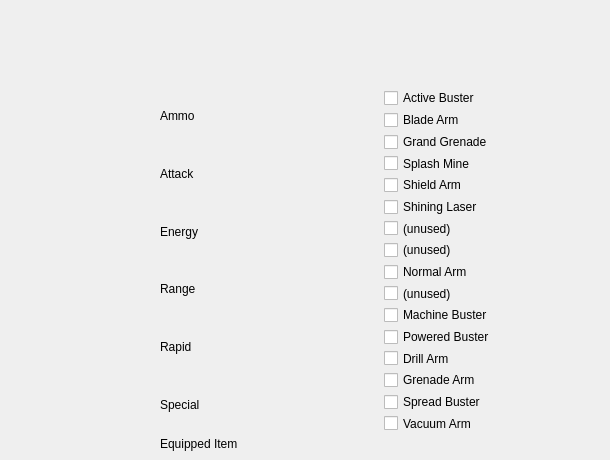
    <widget class="QWidget" name="specialWeaponsTab">
     <attribute name="title">
      <string>Page</string>
     </attribute>
     <widget class="QWidget" name="verticalLayoutWidget_3">
      <property name="geometry">
       <rect>
        <x>160</x>
        <y>90</y>
        <width>441</width>
        <height>361</height>
       </rect>
      </property>
      <layout class="QVBoxLayout" name="verticalLayout_2">
       <item>
        <layout class="QHBoxLayout" name="horizontalLayout">
         <item>
          <layout class="QVBoxLayout" name="verticalLayout_3">
           <item>
            <widget class="QLabel" name="label_2">
             <property name="text">
              <string>Ammo</string>
             </property>
            </widget>
           </item>
           <item>
            <widget class="QLabel" name="label_3">
             <property name="text">
              <string>Attack</string>
             </property>
            </widget>
           </item>
           <item>
            <widget class="QLabel" name="label_4">
             <property name="text">
              <string>Energy</string>
             </property>
            </widget>
           </item>
           <item>
            <widget class="QLabel" name="label_5">
             <property name="text">
              <string>Range</string>
             </property>
            </widget>
           </item>
           <item>
            <widget class="QLabel" name="label_6">
             <property name="text">
              <string>Rapid</string>
             </property>
            </widget>
           </item>
           <item>
            <widget class="QLabel" name="label_7">
             <property name="text">
              <string>Special</string>
             </property>
            </widget>
           </item>
           
          </layout>
         </item>
         <item>
          <layout class="QVBoxLayout" name="verticalLayout_4">
            <item>
              <widget class="QCheckBox" name="specialWeaponActiveBusterCheckBox">
                <property name="text">
                  <string>Active Buster</string>
                </property>
              </widget>
            </item>
            <item>
              <widget class="QCheckBox" name="specialWeaponBladeArmCheckBox">
                <property name="text">
                  <string>Blade Arm</string>
                </property>
              </widget>
            </item>
            <item>
              <widget class="QCheckBox" name="specialWeaponGrandGrenadeCheckBox">
                <property name="text">
                  <string>Grand Grenade</string>
                </property>
              </widget>
            </item>
            <item>
              <widget class="QCheckBox" name="specialWeaponSplashMineCheckBox">
                <property name="text">
                  <string>Splash Mine</string>
                </property>
              </widget>
            </item>
            <item>
              <widget class="QCheckBox" name="specialWeaponShieldArmCheckBox">
                <property name="text">
                  <string>Shield Arm</string>
                </property>
              </widget>
            </item>
            <item>
              <widget class="QCheckBox" name="specialWeaponShiningLaserCheckBox">
                <property name="text">
                  <string>Shining Laser</string>
                </property>
              </widget>
            </item>
            <item>
              <widget class="QCheckBox" name="specialWeaponUnused1CheckBox">
                <property name="text">
                  <string>(unused)</string>
                </property>
              </widget>
            </item>
            <item>
              <widget class="QCheckBox" name="specialWeaponUnused2CheckBox">
                <property name="text">
                  <string>(unused)</string>
                </property>
              </widget>
            </item>
            <item>
              <widget class="QCheckBox" name="specialWeaponNormalArmCheckBox">
                <property name="text">
                  <string>Normal Arm</string>
                </property>
              </widget>
            </item>
            <item>
              <widget class="QCheckBox" name="specialWeaponUnused3CheckBox">
                <property name="text">
                  <string>(unused)</string>
                </property>
              </widget>
            </item>
            <item>
              <widget class="QCheckBox" name="specialWeaponMachineBusterCheckBox">
                <property name="text">
                  <string>Machine Buster</string>
                </property>
              </widget>
            </item>
            <item>
              <widget class="QCheckBox" name="specialWeaponPoweredBusterCheckBox">
                <property name="text">
                  <string>Powered Buster</string>
                </property>
              </widget>
            </item>
            <item>
              <widget class="QCheckBox" name="specialWeaponDrillArmCheckBox">
                <property name="text">
                  <string>Drill Arm</string>
                </property>
              </widget>
            </item>
            <item>
              <widget class="QCheckBox" name="specialWeaponGrenadeArmCheckBox">
                <property name="text">
                  <string>Grenade Arm</string>
                </property>
              </widget>
            </item>
            <item>
              <widget class="QCheckBox" name="specialWeaponSpreadBusterCheckBox">
                <property name="text">
                  <string>Spread Buster</string>
                </property>
              </widget>
            </item>
            <item>
              <widget class="QCheckBox" name="specialWeaponVacuumArmCheckBox">
                <property name="text">
                  <string>Vacuum Arm</string>
                </property>
              </widget>
            </item>
          </layout>
         </item>
        </layout>
       </item>
       <item>
        <layout class="QHBoxLayout" name="horizontalLayout_2">
         <item>
          <widget class="QLabel" name="label">
           <property name="text">
            <string>Equipped Item</string>
           </property>
          </widget>
         </item>
        </layout>
       </item>
      </layout>
     </widget>
    </widget>
